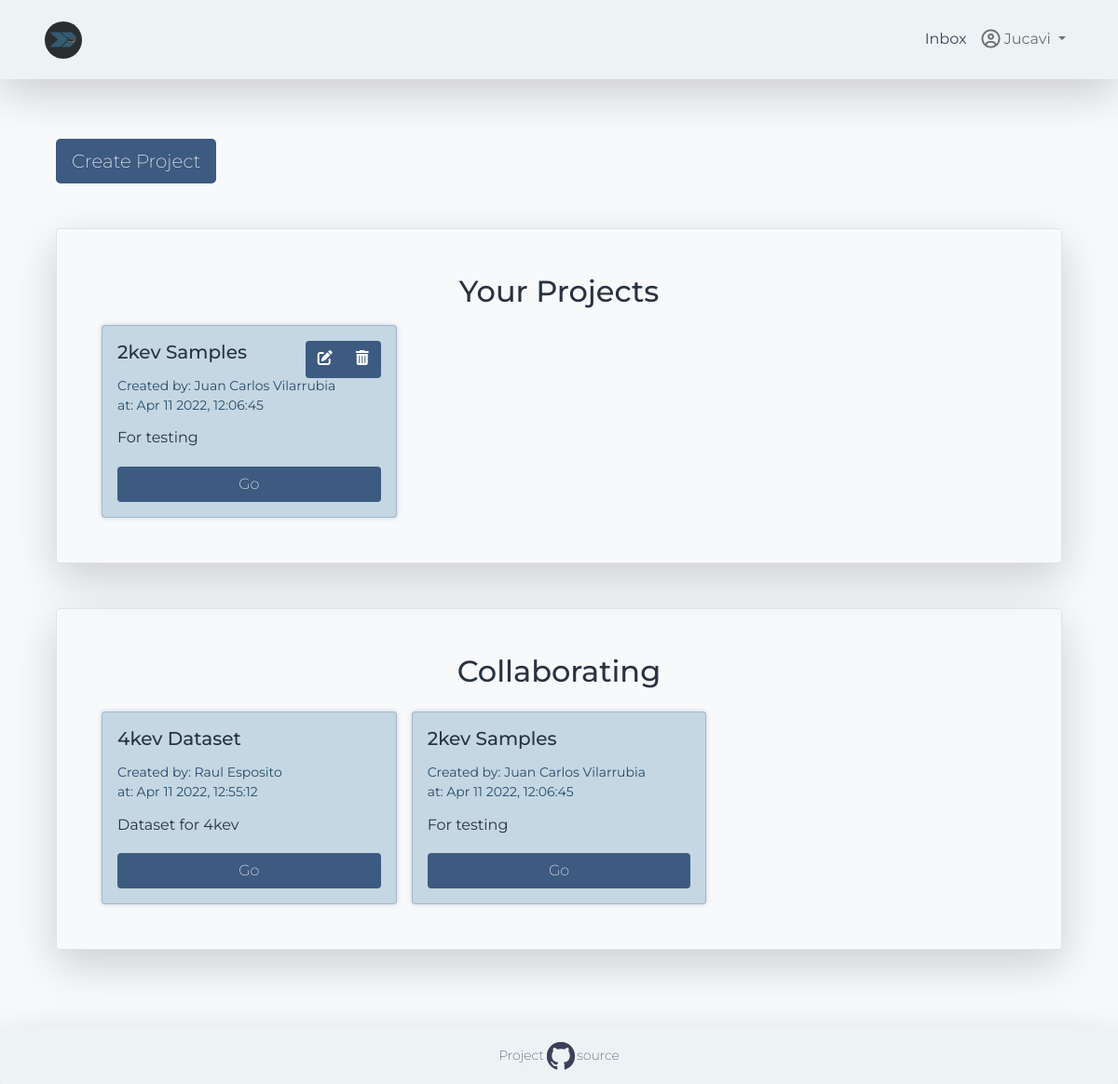
The page /projects/ (signed in) on the database its author committed.
### app/auth/models.py (models this page shows, shortened)
class User(UserMixin, db.Model):
    __tablename__ = 'user'
    id = Column(UUIDType(binary=False),
                primary_key=True,
                index=True,
                default=uuid.uuid4)
    firstname = Column(String(40),
                       index=True,
                       nullable=False)
    lastname = Column(String(40),
                      index=True,
                      nullable=False)
    username = Column(String(40),
                      index=True,
                      unique=True,
                      nullable=False)
    email = Column(String(40),
                   index=True,
                   unique=True,
                   nullable=False)
    password = Column(String(250),
                      index=True,
                      unique=False,
                      nullable=False)
    projects = relationship('Project',
                            secondary='team',
                            viewonly=True)
    @property
    def full_name(self):
        return f'{self.firstname.title()} {self.lastname.title()}'
    projects_owner = relationship('Project',
                                  secondary='team',
                                  primaryjoin=('and_(User.id==Team.user_id, Team.is_owner==True)'),
                                  viewonly=True)
    projects_guest = relationship('Project',
                                  secondary='team',
                                  primaryjoin=('and_(User.id==Team.user_id, Team.is_owner==False)'),
                                  viewonly=True)
    messages_sent = relationship('Message',
                                foreign_keys='Message.sender_id',
                                backref='author', lazy='dynamic')
    messages_received = relationship('Message',
                                    foreign_keys='Message.recipient_id',
                                    backref='recipient', lazy='dynamic')
    last_message_read_time = Column(db.DateTime)
    @property
    def inbox_messages(self):
        last_read_time=self.last_message_read_time or datetime(2022, 1, 1)
        return Message.query.filter_by(recipient=self).filter(Message.timestamp > last_read_time, Message.deleted_by_author == False).count()

### app/project/models.py (models this page shows, shortened)
class Project(db.Model):
    __tablename__ = 'project'
    id = Column(UUIDType(binary=False),
                primary_key=True,
                index = True,
                default=uuid.uuid4)
    project_name = Column(String(40),
                          index = True,
                          unique=True,
                          nullable = True)
    project_desc = Column(Text(),
                          nullable = True)
    created_at = Column(DateTime,
                        default=datetime.utcnow)
    updated_at = Column(DateTime,
                        default=datetime.utcnow)
    owner = relationship('User',
                         secondary='team',
                         primaryjoin=('and_(Project.id==Team.project_id, Team.is_owner==True)'),
                         viewonly=True)
    collaborators = relationship('User',
                                 secondary='team',
                                 primaryjoin=('and_(Project.id==Team.project_id, Team.is_owner==False)'),
                                 viewonly=True)
    @property
    def created(self):
        return local_time(self.created_at).strftime("%b %d %Y, %H:%M:%S")
    @property
    def project_owner(self):
        return self.owner[0].full_name

### app/project/project.py (the view)
@projects.route('/')
@login_required
def all_projects():
    projects_owner = current_user.projects_owner
    projects_guest = current_user.projects_guest
    return render_template('projects.html',
                           title='Projects',
                           projects_owner=projects_owner,
                           projects_guest=projects_guest)

### app/auth/auth.py (called while the page is built)
@login_manager.user_loader
def load_user(user_id):
    return User.query.get(user_id)

### app/helpers/date.py (called while the page is built)
def local_time(timestamp):
    return timestamp.replace(tzinfo=timezone.utc).astimezone(tz=None)

### app/project/templates/projects.html
{% extends 'base.html' %}
{% block content %}
  <div class="container mt-5">
    <div class="d-flex justify-content-start mb-5">
      <a class="btn link-btn btn-lg btn-bg btn-font mt-3"
        href="{{ url_for('projects.new_project') }}">Create Project</a>
    </div>
    {% if projects_owner %}
    <div class="border rounded shadow-lg my-5 p-5">
      <h2 class="text-center mb-3">Your Projects</h2>
        <div class="row g-3">
          {% for project in projects_owner %}
            <div class="col-12 col-md-6 col-lg-4">
              <div class="card auth-bg h-100">
                <div class="card-body d-flex flex-column">
                  <div class="d-flex justify-content-between">
                    <h5 class="card-title mb-3">{{ project.project_name|title }}</h5>
                    <div class="btn-group" role="group">
                      <a href="{{ url_for('projects.edit_project', project_id=project.id ) }}" class="btn link-btn  btn-font"><i class="fa-solid fa-pen-to-square"></i></a>
                      <a href="{{ url_for('projects.delete_project', project_id=project.id ) }}" class="btn link-btn  btn-font"><i class="fa-solid fa-trash-can"></i></a>
                    </div>
                  </div>
                  <small class="card-subtitle text-muted">Created by: {{ project.project_owner }}</small>
                  <small class="card-subtitle mb-2 text-muted">at: {{ project.created }}</small>
                  {% if project.project_desc|length > 200 %}
                    <p class="card-text">{{ project.project_desc[:200]}}...</p>
                  {% else %}
                    <p class="card-text">{{ project.project_desc}}</p>
                  {% endif %}
                  <a href="{{ url_for('projects.show_project', project_id=project.id) }}" class="card-link btn link-btn btn-bg btn-font mt-auto">Go</a>
                </div>
              </div>
            </div>
          {% endfor %}
        </div>
      </div>
    {% endif %}
    {% if projects_guest %}
      <div class="border rounded shadow-lg my-5 p-5">
        <h2 class="text-center pb-3">Collaborating</h2>
        <div class="row g-3">
          {% for project in projects_guest %}
            <div class="col-12 col-md-6 col-lg-4">
              <div class="card auth-bg h-100">
                <div class="card-body d-flex flex-column">
                  <div class="d-flex justify-content-between">
                    <h5 class="card-title mb-3">{{ project.project_name|title }}</h5>
                  </div>
                  <small class="card-subtitle text-muted">Created by: {{ project.project_owner }}</small>
                  <small class="card-subtitle mb-2 text-muted">at: {{ project.created }}</small>
                  {% if project.project_desc|length > 200 %}
                    <p class="card-text">{{ project.project_desc[:200]}}...</p>
                  {% else %}
                    <p class="card-text">{{ project.project_desc}}</p>
                  {% endif %}
                  <a href="{{ url_for('projects.show_project', project_id=project.id) }}" class="card-link btn link-btn btn-bg btn-font mt-auto">Go</a>
                </div>
              </div>
            </div>
          {% endfor %}
        </div>
      </div>
    {% endif %}
  </div>
{% endblock content %}

### app/templates/base.html (shortened to what this page needs)
<!DOCTYPE html>
<html lang="en">
<head>
  <link
    href="https://cdn.jsdelivr.net/npm/bootstrap@5.1.3/dist/css/bootstrap.min.css"
    rel="stylesheet"
>
  <link rel="stylesheet" type="text/css" href="{{ url_for('static', filename='styles/main.css') }}">
</head>
<body>
  {%- include '_navbar.html' -%}
  <main class="m-5 pb-5">
    {%- block content -%}{%- endblock -%}
  </main>
  {%- include '_footer.html' -%}
</body>
</html>

### app/templates/_navbar.html (shortened to what this page needs)
<nav class="navbar navbar-expand-lg sticky-top navbar-light nav-bg shadow-lg" id="mainNav">
  <div class="container-fluid nav-container">
    <a class="navbar-brand" href="{{ url_for('home.index') }}"><img id="logo" src="{{ url_for('static', filename='img/logo-512x512.png') }}" alt="Logo Image"></a>
    <div class="collapse navbar-collapse" id="user-account">
      <ul class="navbar-nav ms-auto mb-2 mb-lg-0">
        {% if current_user.is_active %}
        <li class="nav-item">
          <div class="nav-link position-relative inbox-messsages">
            {% set new_messages = current_user.inbox_messages %}
            <a id="inbox_messages"  href="{{ url_for('message.inbox_messages') }} ">
              Inbox
            </a>
          </div>
        </li>
        <li class="nav-item dropdown">
          <a class="nav-link dropdown-toggle" id="userActions" href="#" role="button"
            data-bs-toggle="dropdown" aria-expanded="false">
            <i class="fa-regular fa-lg fa-circle-user"></i>
            {{ current_user.username|title }}
          </a>
        </li>
        {% endif %}
      </ul>
    </div>
  </div>
</nav>

### app/templates/_footer.html (shortened to what this page needs)
<footer class="container-fluid text-center footer-container shadow-lg p-3 bg-body rounded nav-bg fixed-bottom">
  <a href="https://github.com/jucavi/TFM" target="_blank"><small
      class="surround-text">Project</small>
    <small class="surround-text">source</small>
  </a>
</footer>

### app/static/styles/main.css (style rules this page uses)
body { font-family: 'Montserrat', sans-serif; color: #293241; line-height: 1.8; background-color: #f8f9fb; }
.nav-container { padding-top: 1em; padding-bottom: 1em; padding-inline: 4%; }
.navbar { padding-top: 0.1em; padding-bottom: 0.1em; border: 0; border-radius: 0; margin-bottom: 0; }
.nav-item { font-weight: 400; }
.nav-bg { background-color: #edf2f4 !important; }
#logo { width: 2em; border-radius: 50%; }
.footer-container { padding-top: 1.5em; padding-bottom: 1.5em; }
.surround-text { padding-inline: .4em; font-weight: 200; }
.btn-bg, .link-btn { background-color: #3d5a80; color: white; }
.link-btn, .link-btn:visited, .link-btn:active { color: white; text-decoration: none; }
.text-muted { color: #284b6a !important; }
.auth-bg { background-color: #c4d7e2; }
.btn-font { font-weight: 200 !important; }
a, a:visited, a:active { color: #3d405b; text-decoration: none; }
::placeholder { font-weight: 100; font-size: .8em; }
.icon-lg { transform: scale(1.9); }
.card { box-shadow: 0 0 5px 0 rgba(61, 90, 128, .25); border: .1em solid rgba(61, 90, 128, .25); }
.card-text { font-weight: 400; color: #293241; }

### rows shown on the page
User: username "Jucavi"
Project: project_name "2kev Samples", project_owner "Juan Carlos Vilarrubia", created "Apr 11 2022, 12:06:45", project_desc "For testing"
Project: project_name "4kev Dataset", project_owner "Raul Esposito", created "Apr 11 2022, 12:55:12", project_desc "Dataset for 4kev"
